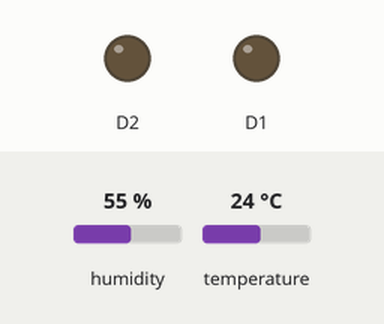
Simulated run of this sketch. Board: ESP8266 (NodeMCU). Parts: output pins drawn as LEDs (lit = HIGH). Inputs (shaded band) come from the test bench; at power-on: temperature 24 °C, humidity 55 %. WiFi joins after 1.5 s; servers stay silent unless stated; what the sketch prints to the serial monitor is not drawn.

Above: at 2.7 s.
2.8 s: temperature set to 27 °C
7.2 s: temperature set to 30 °C
At 10.5 s:
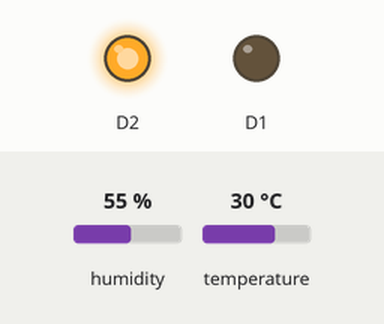
11.5 s: temperature set to 12 °C
At 13.8 s:
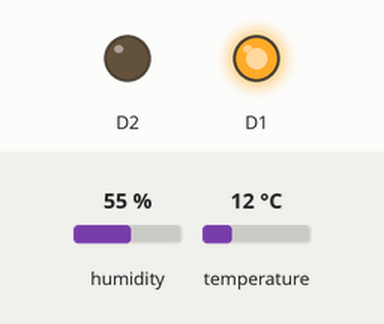
15.8 s: temperature set to 33 °C
At 19.2 s:
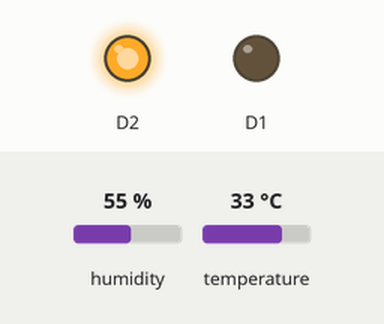
Timing chart, 0 to 20.7 s (numbered marks = the images above; inputs shaded):
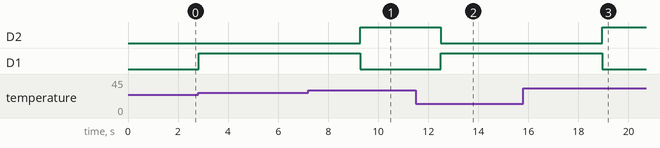

The sketch:

firebase_3.ino
```cpp
#include <ESP8266WiFi.h>
#include <FirebaseArduino.h>
#include "DHT.h"

#define FIREBASE_HOST "arduino-led-blink-default-rtdb.asia-southeast1.firebasedatabase.app" // Firebase host
#define FIREBASE_AUTH "YXKhQUW7ccdgIDzlehafnUBxLQz1kIlEt70hFKMc" //Firebase Auth code
#define WIFI_SSID "MohamedZumry" //Enter your wifi Name
#define WIFI_PASSWORD "dlcd8553" // Enter your password
// int fireLEDStatus = 0;
// int fireLEDStatus2 = 0;
float fireTemp = 0;
float fireHumid = 0;

DHT dht2(D3, DHT11);

void setup() {
  Serial.begin(9600);
  pinMode(D1, OUTPUT);
  pinMode(D2, OUTPUT);
  dht2.begin();
  WiFi.begin(WIFI_SSID, WIFI_PASSWORD);
  Serial.print("Connecting");
  while (WiFi.status() != WL_CONNECTED) {
    Serial.print(".");
    delay(500);
  }
  Serial.println();
  Serial.println("Connected.");
  Serial.println(WiFi.localIP());
  Firebase.begin(FIREBASE_HOST, FIREBASE_AUTH);
 // Firebase.set("LED_STATUS", 0);
}

void loop() {
  delay(1000);
  // Reading temperature or humidity takes about 250 milliseconds!
  // Sensor readings may also be up to 2 seconds 'old' (its a very slow sensor)
  float h = dht2.readHumidity();
  // Read temperature as Celsius (the default)
  float t = dht2.readTemperature();

  // Check if any reads failed and exit early (to try again).
  if (isnan(h) || isnan(t)) {
    Serial.println(F("Failed to read from DHT sensor!"));
    return;
  }

  Serial.print(F("Humidity: "));
  Serial.print(h);
  Serial.print(F("%  Temperature: "));
  Serial.print(t);
  Serial.print(F("°C "));
  Firebase.setFloat("Humid", h);
  Firebase.setFloat("Temp", t);

  if(t > 28.0){
    Serial.println("Temperature is High");
    digitalWrite(D2, HIGH);
    digitalWrite(D1, LOW);
    Firebase.setInt("LED_STATUS1", 0);
    Firebase.setInt("LED_STATUS2", 1);
  } else {
    Serial.println("Temperature is Low");
    digitalWrite(D1, HIGH);
    digitalWrite(D2, LOW);
    Firebase.setInt("LED_STATUS1", 1);
    Firebase.setInt("LED_STATUS2", 0);
  }

  // fireLEDStatus = Firebase.getInt("LED_STATUS1");
  // if (fireLEDStatus == 1) {
  //   Serial.println("Led Turned ON");
  //   digitalWrite(D1, HIGH);
  //   delay(1000);
  // }
  // else if (fireLEDStatus == 0) {
  //   Serial.println("Led Turned OFF");
  //   digitalWrite(D1, LOW);
  // }
  // else {
  //   Serial.println("Command Error! Please send 0/1");
  // }

  // fireLEDStatus2 = Firebase.getInt("LED_STATUS2");
  // if (fireLEDStatus2 == 1) {
  //   Serial.println("Led 2 Turned ON");
  //   digitalWrite(D2, HIGH);
  // }
  // else if (fireLEDStatus2 == 0) {
  //   Serial.println("Led 2 Turned OFF");
  //   digitalWrite(D2, LOW);
  // }
  // else {
  //   Serial.println("Command Error! Please send 0/1");
  // }
}
```

Measured:
- the behaviour switches between 28 and 29 °C on temperature (found by bisection; images 0 and 1)
- after the input at 7.2 s, D2: LOW → HIGH after 2.1 s; D1: HIGH → LOW after 2.1 s
- after the input at 11.5 s, D2: HIGH → LOW after 1.0 s; D1: LOW → HIGH after 1.0 s
- after the input at 15.8 s, D2: LOW → HIGH after 3.1 s; D1: HIGH → LOW after 3.1 s
